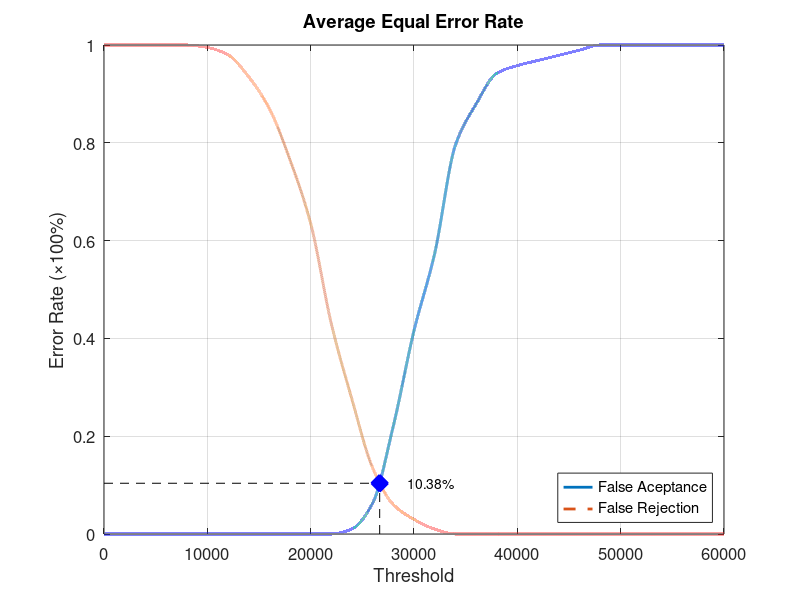
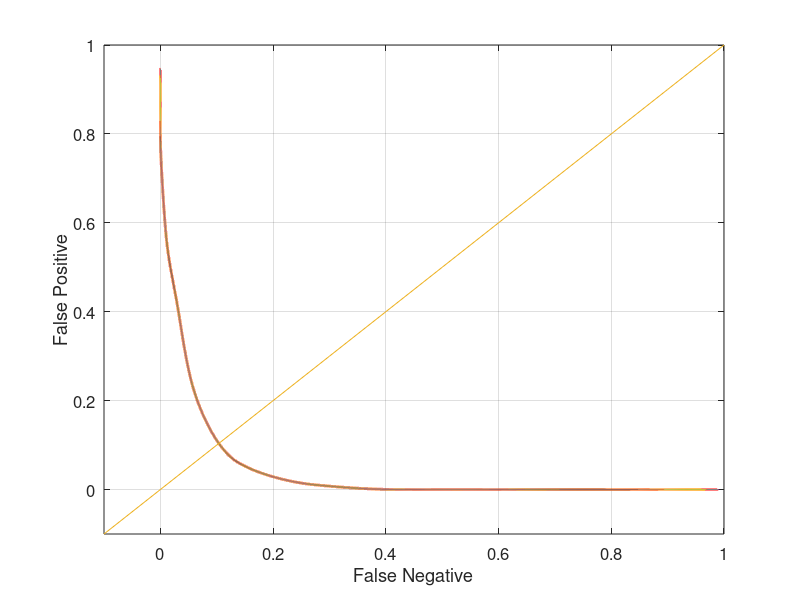

These charts were generated, in order, by the following MATLAB code:
function yEER = Database4_2
close all;
clear;
clc;
x = 0:2000:60000;
xq = 0:0.5:60000;

y0 = [0 0 0 0 0 0 0 0 0 0 0 0 0.0105263 0.0631579 0.221053 0.415789 0.573684 0.794737 0.878947 0.942105 0.957895 0.968421 0.978947 0.989474 1 1 1 1 1 1 1];
yy0 = interp1(x, y0, xq, 'pchip');
y1 = [1 1 1 1 1 0.995 0.98 0.935 0.87 0.765 0.635 0.43 0.275 0.135 0.06 0.03 0.01 0 0 0 0 0 0 0 0 0 0 0 0 0 0];
yy1 = interp1(x, y1, xq, 'pchip');

% Calculating EER: 
y2 = abs(y0 - y1);
find(y2 == min(y2))
yy2 = abs(yy0 - yy1);
xEER = find(yy2 == min(yy2));
xEERIndex = xq(xEER) % X-axis EER
yEER = yy0(xEER) % Y-axis EER

main = figure
plot(xq, yy0,'-','LineWidth', 2);	hold on
plot(xq, yy1,'--','LineWidth', 2);	hold on
plot([xEERIndex xEERIndex], [0 yEER], 'k--');	hold on
plot([0 xEERIndex], [yEER yEER], 'k--');	hold on
plot(xEERIndex, yEER, 'bx', 'LineWidth', 10);	hold on
text(xEERIndex + 10 * xEERIndex / 100, yEER, [num2str(round((10000 * yEER)) / 100) '%'])
legend('False Aceptance', 'False Rejection', 'Location', 'SouthEast')
xlabel('Threshold')
ylabel('Error Rate (\times100%)')
title('Average Equal Error Rate')
set(gca, 'FontSize', 12)
axis([0 60000 0 1])
grid on

print(main, 'Database4_2Main', '-dpng');
FNRxFPR = figure('Color', [1 1 1]);
plot(yy1, yy0, '-', yy1, yy0, 'LineWidth', 2);
hold on
y = -0.1:0.1:1
plot(y, y); 
set(gca, 'FontSize', 12)
xlabel('False Negative')
ylabel('False Positive')
axis([-0.1 1 -0.1 1])
set(gca, 'FontSize', 12)
grid on

print(FNRxFPR, 'Database4_2FNRxFPR','-dpng');
end
